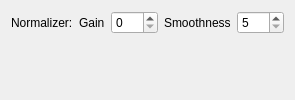
     <widget class="QWidget" name="audio">
      <property name="name" stdset="0">
       <string>Audio</string>
      </property>
      <property name="icon" stdset="0">
       <iconset>
        <normaloff>:/img/speaker-large.png</normaloff>:/img/speaker-large.png</iconset>
      </property>
      <layout class="QHBoxLayout" name="horizontalLayout_19">
       <item>
        <layout class="QFormLayout" name="formLayout_8">
         <item row="0" column="0">
          <widget class="QLabel" name="normalizerLabel">
           <property name="text">
            <string>Normalizer:</string>
           </property>
          </widget>
         </item>
         <item row="0" column="1">
          <layout class="QHBoxLayout" name="horizontalLayout_18">
           <item>
            <widget class="QLabel" name="label_5">
             <property name="text">
              <string>Gain</string>
             </property>
            </widget>
           </item>
           <item>
            <widget class="QSpinBox" name="normalizer_gain">
             <property name="accelerated">
              <bool>true</bool>
             </property>
             <property name="maximum">
              <number>100</number>
             </property>
            </widget>
           </item>
           <item>
            <widget class="QLabel" name="label_22">
             <property name="text">
              <string>Smoothness</string>
             </property>
            </widget>
           </item>
           <item>
            <widget class="QSpinBox" name="normalizer_smoothness">
             <property name="accelerated">
              <bool>true</bool>
             </property>
             <property name="minimum">
              <number>5</number>
             </property>
             <property name="maximum">
              <number>200</number>
             </property>
            </widget>
           </item>
          </layout>
         </item>
        </layout>
       </item>
      </layout>
     </widget>
